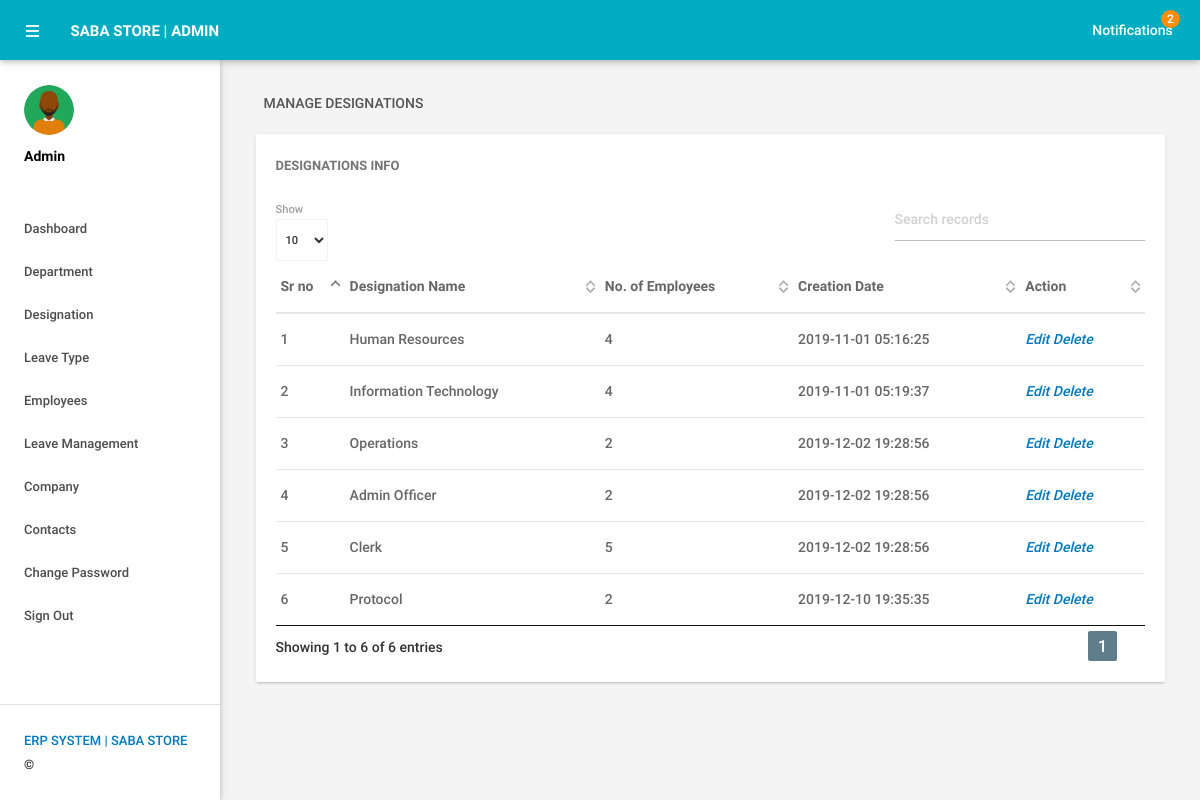
Screenshot of /admin/managedesignation.php (signed in) with the database file from the repository.
### tables this page shows
CREATE TABLE IF NOT EXISTS `tbldesignation` (
  `id` int(11) NOT NULL AUTO_INCREMENT,
  `DesignationName` varchar(150) DEFAULT NULL,
  `DesignationNumber` varchar(100) NOT NULL,
  `CreationDate` timestamp NULL DEFAULT CURRENT_TIMESTAMP,
  PRIMARY KEY (`id`)
);

### admin/managedesignation.php (the view, shortened to what this page needs)
<?php
include('includes/config.php');
if(strlen($_SESSION['alogin'])==0)
    {
header('location:index.php');
}
else{
    ?>
<!DOCTYPE html>
<html lang="en">
    <head>
        <link type="text/css" rel="stylesheet" href="../assets/plugins/materialize/css/materialize.min.css"/>
        <link href="../assets/plugins/material-preloader/css/materialPreloader.min.css" rel="stylesheet">
        <link href="../assets/plugins/datatables/css/jquery.dataTables.min.css" rel="stylesheet">
        <link href="../assets/css/alpha.min.css" rel="stylesheet" type="text/css"/>
        <link href="../assets/css/custom.css" rel="stylesheet" type="text/css"/>
    </head>
    <body>
       <?php include('includes/header.php');?>
       <?php include('includes/sidebar.php');?>
            <main class="mn-inner">
                <div class="row">
                    <div class="col s12">
                        <div class="page-title">Manage Designations</div>
                    </div>
                    <div class="col s12 m12 l12">
                        <div class="card">
                            <div class="card-content">
                                <span class="card-title">Designations Info</span>
                                <table id="example" class="display responsive-table ">
                                    <thead>
                                        <tr>
                                            <th>Sr no</th>
                                            <th>Designation Name</th>
                                            <th>No. of Employees</th>
                                            <th>Creation Date</th>
                                            <th>Action</th>
                                        </tr>
                                    </thead>
                                    <tbody>
<?php $sql = "SELECT * from tbldesignation";
$query = $dbh -> prepare($sql);
$query->execute();
$results=$query->fetchAll(PDO::FETCH_OBJ);
$cnt=1;
if($query->rowCount() > 0)
{
foreach($results as $result)
{               ?>
                                        <tr>
                                            <td> <?php echo htmlentities($cnt);?></td>
                                            <td><?php echo htmlentities($result->DesignationName);?></td>
                                            <td><?php echo htmlentities($result->DesignationNumber);?></td>
											<td><?php echo htmlentities($result->CreationDate);?></td>
                                            <td><a href="editdesignation.php?desgid=<?php echo htmlentities($result->id);?>"><i class="">Edit</i></a><a href="managedesignation.php?del=<?php echo htmlentities($result->id);?>" onclick="return confirm('Do you want to delete');"> <i class="">Delete</i></a></td>
                                        </tr>
                                         <?php $cnt++;} }?>
                                    </tbody>
                                </table>
                            </div>
                        </div>
                    </div>
                </div>
            </main>
        </div>
        <div class="left-sidebar-hover"></div>
    </body>
</html>
<?php } ?>

### rows the page displays
tbldesignation: DesignationName "Human Resources", DesignationNumber "4", CreationDate "2019-11-01 05:16:25"
tbldesignation: DesignationName "Information Technology", DesignationNumber "4", CreationDate "2019-11-01 05:19:37"
tbldesignation: DesignationName "Operations", DesignationNumber "2", CreationDate "2019-12-02 19:28:56"
tbldesignation: DesignationName "Admin Officer", DesignationNumber "2", CreationDate "2019-12-02 19:28:56"
tbldesignation: DesignationName "Clerk", DesignationNumber "5", CreationDate "2019-12-02 19:28:56"
tbldesignation: DesignationName "Protocol", DesignationNumber "2", CreationDate "2019-12-10 19:35:35"

### other values shown
$unreadcount "2"
